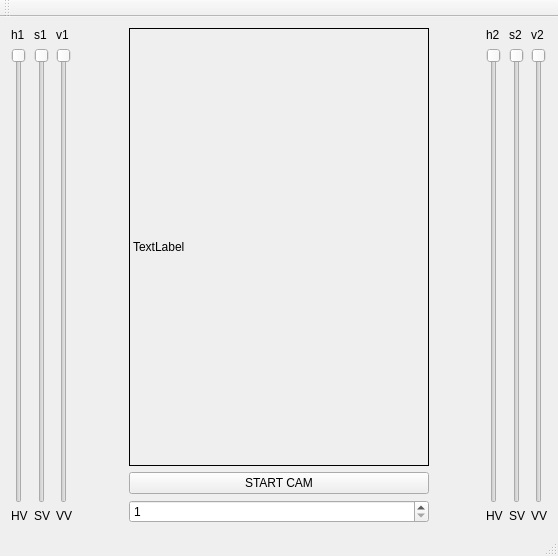
<?xml version="1.0" encoding="UTF-8"?>
<ui version="4.0">
 <class>MainWindow</class>
 <widget class="QMainWindow" name="MainWindow">
  <property name="geometry">
   <rect>
    <x>0</x>
    <y>0</y>
    <width>558</width>
    <height>556</height>
   </rect>
  </property>
  <property name="windowTitle">
   <string>MainWindow</string>
  </property>
  <widget class="QWidget" name="centralWidget">
   <layout class="QHBoxLayout" name="horizontalLayout_3">
    <item>
     <layout class="QHBoxLayout" name="horizontalLayout">
      <item>
       <layout class="QVBoxLayout" name="verticalLayout">
        <item>
         <widget class="QLabel" name="label">
          <property name="text">
           <string>h1</string>
          </property>
         </widget>
        </item>
        <item>
         <widget class="QSlider" name="verticalSlider">
          <property name="maximum">
           <number>255</number>
          </property>
          <property name="orientation">
           <enum>Qt::Vertical</enum>
          </property>
          <property name="invertedAppearance">
           <bool>true</bool>
          </property>
         </widget>
        </item>
        <item>
         <widget class="QLabel" name="label_7">
          <property name="text">
           <string>HV</string>
          </property>
         </widget>
        </item>
       </layout>
      </item>
      <item>
       <layout class="QVBoxLayout" name="verticalLayout_2">
        <item>
         <widget class="QLabel" name="label_2">
          <property name="text">
           <string>s1</string>
          </property>
         </widget>
        </item>
        <item>
         <widget class="QSlider" name="verticalSlider_2">
          <property name="maximum">
           <number>255</number>
          </property>
          <property name="orientation">
           <enum>Qt::Vertical</enum>
          </property>
          <property name="invertedAppearance">
           <bool>true</bool>
          </property>
         </widget>
        </item>
        <item>
         <widget class="QLabel" name="label_8">
          <property name="text">
           <string>SV</string>
          </property>
         </widget>
        </item>
       </layout>
      </item>
      <item>
       <layout class="QVBoxLayout" name="verticalLayout_3">
        <item>
         <widget class="QLabel" name="label_3">
          <property name="text">
           <string>v1</string>
          </property>
         </widget>
        </item>
        <item>
         <widget class="QSlider" name="verticalSlider_3">
          <property name="maximum">
           <number>255</number>
          </property>
          <property name="orientation">
           <enum>Qt::Vertical</enum>
          </property>
          <property name="invertedAppearance">
           <bool>true</bool>
          </property>
         </widget>
        </item>
        <item>
         <widget class="QLabel" name="label_9">
          <property name="text">
           <string>VV</string>
          </property>
         </widget>
        </item>
       </layout>
      </item>
     </layout>
    </item>
    <item>
     <spacer name="horizontalSpacer_2">
      <property name="orientation">
       <enum>Qt::Horizontal</enum>
      </property>
      <property name="sizeHint" stdset="0">
       <size>
        <width>40</width>
        <height>20</height>
       </size>
      </property>
     </spacer>
    </item>
    <item>
     <layout class="QVBoxLayout" name="verticalLayout_7">
      <item>
       <widget class="QLabel" name="img">
        <property name="sizePolicy">
         <sizepolicy hsizetype="MinimumExpanding" vsizetype="Ignored">
          <horstretch>0</horstretch>
          <verstretch>0</verstretch>
         </sizepolicy>
        </property>
        <property name="minimumSize">
         <size>
          <width>300</width>
          <height>0</height>
         </size>
        </property>
        <property name="frameShape">
         <enum>QFrame::Box</enum>
        </property>
        <property name="text">
         <string>TextLabel</string>
        </property>
       </widget>
      </item>
      <item>
       <widget class="QPushButton" name="pushButton">
        <property name="text">
         <string>START CAM</string>
        </property>
       </widget>
      </item>
      <item>
       <widget class="QSpinBox" name="spinBox">
        <property name="minimum">
         <number>1</number>
        </property>
        <property name="maximum">
         <number>2</number>
        </property>
       </widget>
      </item>
     </layout>
    </item>
    <item>
     <spacer name="horizontalSpacer">
      <property name="orientation">
       <enum>Qt::Horizontal</enum>
      </property>
      <property name="sizeHint" stdset="0">
       <size>
        <width>40</width>
        <height>20</height>
       </size>
      </property>
     </spacer>
    </item>
    <item>
     <layout class="QHBoxLayout" name="horizontalLayout_2">
      <item>
       <layout class="QVBoxLayout" name="verticalLayout_5">
        <item>
         <widget class="QLabel" name="label_5">
          <property name="text">
           <string>h2</string>
          </property>
         </widget>
        </item>
        <item>
         <widget class="QSlider" name="verticalSlider_5">
          <property name="maximum">
           <number>255</number>
          </property>
          <property name="orientation">
           <enum>Qt::Vertical</enum>
          </property>
          <property name="invertedAppearance">
           <bool>true</bool>
          </property>
         </widget>
        </item>
        <item>
         <widget class="QLabel" name="label_10">
          <property name="text">
           <string>HV</string>
          </property>
         </widget>
        </item>
       </layout>
      </item>
      <item>
       <layout class="QVBoxLayout" name="verticalLayout_6">
        <item>
         <widget class="QLabel" name="label_6">
          <property name="text">
           <string>s2</string>
          </property>
         </widget>
        </item>
        <item>
         <widget class="QSlider" name="verticalSlider_6">
          <property name="maximum">
           <number>255</number>
          </property>
          <property name="orientation">
           <enum>Qt::Vertical</enum>
          </property>
          <property name="invertedAppearance">
           <bool>true</bool>
          </property>
         </widget>
        </item>
        <item>
         <widget class="QLabel" name="label_11">
          <property name="text">
           <string>SV</string>
          </property>
         </widget>
        </item>
       </layout>
      </item>
      <item>
       <layout class="QVBoxLayout" name="verticalLayout_4">
        <item>
         <widget class="QLabel" name="label_4">
          <property name="text">
           <string>v2</string>
          </property>
         </widget>
        </item>
        <item>
         <widget class="QSlider" name="verticalSlider_4">
          <property name="maximum">
           <number>255</number>
          </property>
          <property name="orientation">
           <enum>Qt::Vertical</enum>
          </property>
          <property name="invertedAppearance">
           <bool>true</bool>
          </property>
         </widget>
        </item>
        <item>
         <widget class="QLabel" name="label_12">
          <property name="text">
           <string>VV</string>
          </property>
         </widget>
        </item>
       </layout>
      </item>
     </layout>
    </item>
   </layout>
  </widget>
  <widget class="QMenuBar" name="menuBar">
   <property name="geometry">
    <rect>
     <x>0</x>
     <y>0</y>
     <width>558</width>
     <height>25</height>
    </rect>
   </property>
  </widget>
  <widget class="QToolBar" name="mainToolBar">
   <attribute name="toolBarArea">
    <enum>TopToolBarArea</enum>
   </attribute>
   <attribute name="toolBarBreak">
    <bool>false</bool>
   </attribute>
  </widget>
  <widget class="QStatusBar" name="statusBar"/>
 </widget>
 <layoutdefault spacing="6" margin="11"/>
 <resources/>
 <connections/>
</ui>
